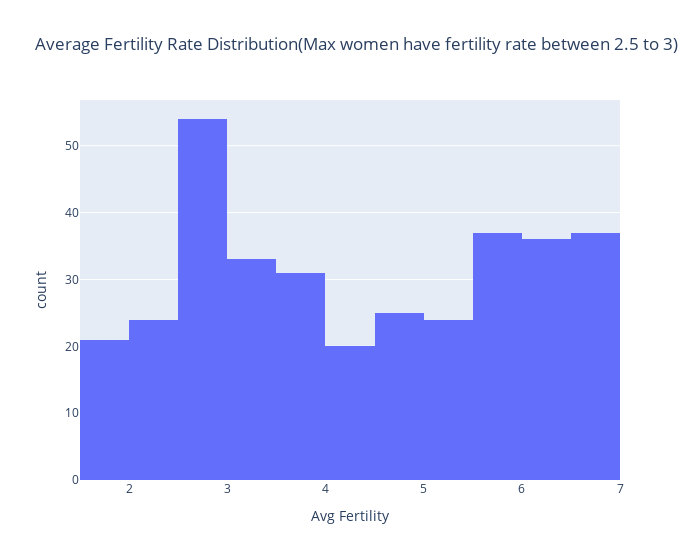

Notebook code cell kept with this figure:
### Markdown cell above
## 2.2 Average Fertility Rate Distribution among all Regions

### Code cell
px.histogram(avg_fertility_long, x='Avg Fertility', width=700, title='Average Fertility Rate Distribution(Max women have fertility rate between 2.5 to 3)')

### Figure 1 — Plotly figure (JSON) as saved in the notebook; plotly's stock layout.template omitted (floating-point values rounded to 4 significant figures; data arrays with more than 128 entries replaced by an {"elided": "..."} marker saying what was removed)
{"data": [{"alignmentgroup": "True", "bingroup": "x", "hovertemplate": "Avg Fertility=%{x}<br>count=%{y}<extra></extra>", "legendgroup": "", "marker": {"color": "#636efa", "pattern": {"shape": ""}}, "name": "", "offsetgroup": "", "orientation": "v", "showlegend": false, "type": "histogram", "x": {"elided": "342 float values"}, "xaxis": "x", "yaxis": "y"}], "layout": {"barmode": "relative", "legend": {"tracegroupgap": 0}, "title": {"text": "Average Fertility Rate Distribution(Max women have fertility rate between 2.5 to 3)"}, "width": 700, "xaxis": {"anchor": "y", "domain": [0, 1], "title": {"text": "Avg Fertility"}}, "yaxis": {"anchor": "x", "domain": [0, 1], "title": {"text": "count"}}}}
